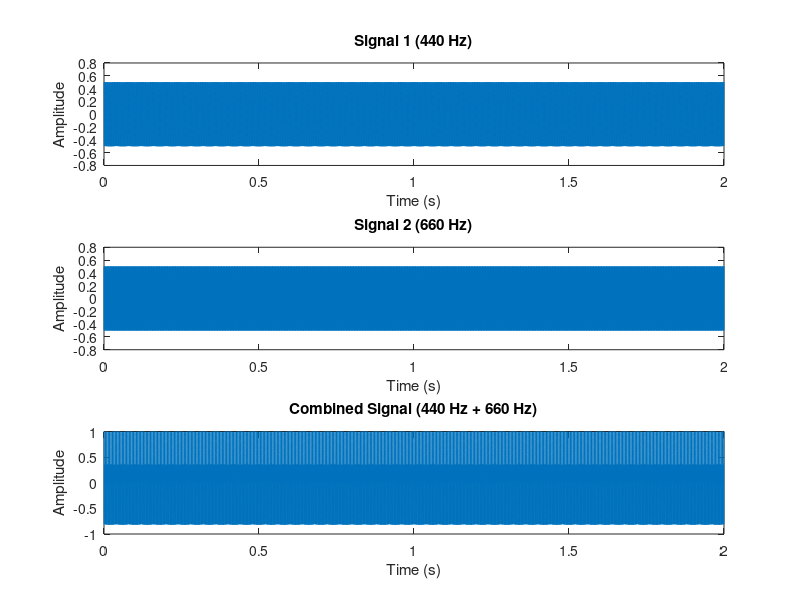

Here is the MATLAB script that generated this plot:
% Sound parameters
Amplitude = 0.5;       % Amplitude of the sine wave
Frequency = 440;       % Frequency of the first sine wave (in Hz)
W = Frequency * 2 * pi; % Angular frequency for the first sine wave

Frequency2 = 660;      % Frequency of the second sine wave (in Hz)
W2 = Frequency2 * 2 * pi; % Angular frequency for the second sine wave

% Time parameters
Fs = 11025;            % Sampling frequency (in Hz)
Ts = 1 / Fs;           % Sampling period
Time = 0:Ts:2;         % Time vector for 2 seconds

% Create the two sinusoidal signals
signal1 = Amplitude * cos(W * Time);   % First sine wave (440 Hz)
signal2 = Amplitude * cos(W2 * Time);  % Second sine wave (660 Hz)

% Add the two signals
combined_signal = signal1 + signal2;   % Add the two signals together

% Plot the signals
figure;
subplot(3,1,1);
plot(Time, signal1);
title('Signal 1 (440 Hz)');
xlabel('Time (s)');
ylabel('Amplitude');

subplot(3,1,2);
plot(Time, signal2);
title('Signal 2 (660 Hz)');
xlabel('Time (s)');
ylabel('Amplitude');

subplot(3,1,3);
plot(Time, combined_signal);
title('Combined Signal (440 Hz + 660 Hz)');
xlabel('Time (s)');
ylabel('Amplitude');
